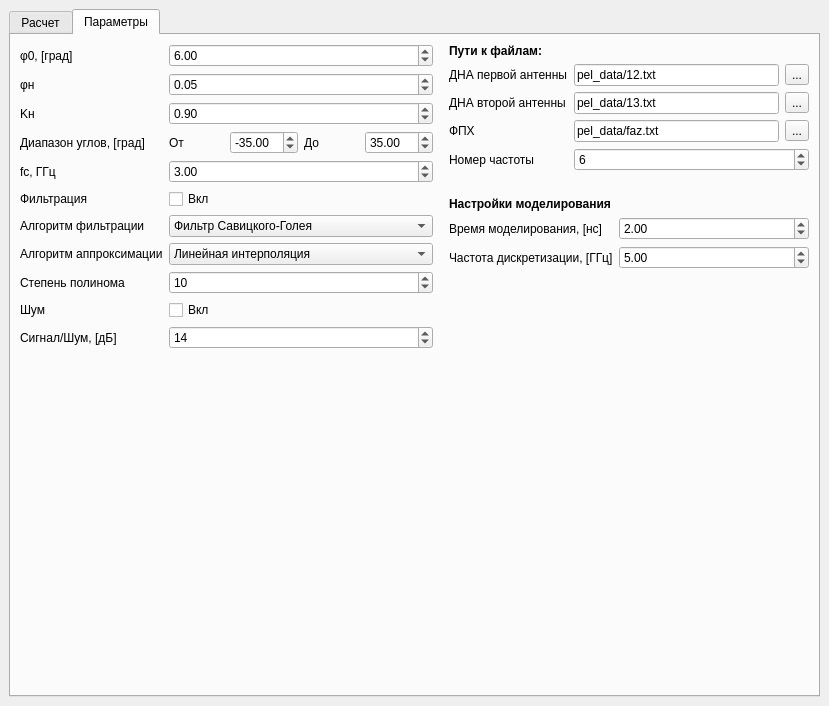
<?xml version="1.0" encoding="UTF-8"?>
<ui version="4.0">
 <class>MainWindow</class>
 <widget class="QMainWindow" name="MainWindow">
  <property name="geometry">
   <rect>
    <x>0</x>
    <y>0</y>
    <width>829</width>
    <height>706</height>
   </rect>
  </property>
  <property name="windowTitle">
   <string>Пеленгатор</string>
  </property>
  <widget class="QWidget" name="centralwidget">
   <layout class="QVBoxLayout" name="verticalLayout_2">
    <item>
     <widget class="QTabWidget" name="main_tabWidget">
      <property name="currentIndex">
       <number>1</number>
      </property>
      <widget class="QWidget" name="main_tab">
       <attribute name="title">
        <string>Расчет</string>
       </attribute>
       <layout class="QVBoxLayout" name="verticalLayout_3">
        <item>
         <layout class="QVBoxLayout" name="verticalLayout">
          <item>
           <layout class="QHBoxLayout" name="horizontalLayout">
            <item>
             <layout class="QVBoxLayout" name="verticalLayout_4">
              <property name="leftMargin">
               <number>0</number>
              </property>
              <item>
               <widget class="QLabel" name="phi_pel_label">
                <property name="text">
                 <string>Заданный угол, [град]:</string>
                </property>
               </widget>
              </item>
              <item>
               <widget class="QDoubleSpinBox" name="phi_pel_spinBox"/>
              </item>
             </layout>
            </item>
            <item>
             <layout class="QGridLayout" name="gridLayout">
              <property name="leftMargin">
               <number>10</number>
              </property>
              <item row="0" column="1">
               <widget class="QLabel" name="res_label">
                <property name="sizePolicy">
                 <sizepolicy hsizetype="Fixed" vsizetype="Preferred">
                  <horstretch>0</horstretch>
                  <verstretch>0</verstretch>
                 </sizepolicy>
                </property>
                <property name="minimumSize">
                 <size>
                  <width>100</width>
                  <height>0</height>
                 </size>
                </property>
                <property name="text">
                 <string/>
                </property>
                <property name="scaledContents">
                 <bool>false</bool>
                </property>
               </widget>
              </item>
              <item row="0" column="0">
               <widget class="QLabel" name="label1">
                <property name="sizePolicy">
                 <sizepolicy hsizetype="Preferred" vsizetype="Preferred">
                  <horstretch>0</horstretch>
                  <verstretch>0</verstretch>
                 </sizepolicy>
                </property>
                <property name="minimumSize">
                 <size>
                  <width>0</width>
                  <height>0</height>
                 </size>
                </property>
                <property name="text">
                 <string>Вычисленный угол: </string>
                </property>
               </widget>
              </item>
              <item row="1" column="0">
               <widget class="QLabel" name="label_3">
                <property name="text">
                 <string>Погрешность:</string>
                </property>
               </widget>
              </item>
              <item row="1" column="1">
               <widget class="QLabel" name="accuracy_label">
                <property name="sizePolicy">
                 <sizepolicy hsizetype="Fixed" vsizetype="Preferred">
                  <horstretch>0</horstretch>
                  <verstretch>0</verstretch>
                 </sizepolicy>
                </property>
                <property name="minimumSize">
                 <size>
                  <width>100</width>
                  <height>0</height>
                 </size>
                </property>
                <property name="text">
                 <string/>
                </property>
                <property name="scaledContents">
                 <bool>false</bool>
                </property>
               </widget>
              </item>
              <item row="1" column="2">
               <widget class="QLabel" name="label_2">
                <property name="text">
                 <string>Среднее отклонение:</string>
                </property>
               </widget>
              </item>
              <item row="0" column="2">
               <widget class="QLabel" name="label">
                <property name="text">
                 <string>Среднее время:</string>
                </property>
               </widget>
              </item>
              <item row="0" column="3">
               <widget class="QLabel" name="avg_time_label">
                <property name="sizePolicy">
                 <sizepolicy hsizetype="MinimumExpanding" vsizetype="Preferred">
                  <horstretch>0</horstretch>
                  <verstretch>0</verstretch>
                 </sizepolicy>
                </property>
                <property name="text">
                 <string/>
                </property>
               </widget>
              </item>
              <item row="1" column="3">
               <widget class="QLabel" name="avg_div_label">
                <property name="sizePolicy">
                 <sizepolicy hsizetype="MinimumExpanding" vsizetype="Preferred">
                  <horstretch>0</horstretch>
                  <verstretch>0</verstretch>
                 </sizepolicy>
                </property>
                <property name="text">
                 <string/>
                </property>
               </widget>
              </item>
             </layout>
            </item>
            <item>
             <widget class="QPushButton" name="submit_button">
              <property name="text">
               <string>Расчет</string>
              </property>
             </widget>
            </item>
           </layout>
          </item>
          <item>
           <widget class="QTabWidget" name="tabWidget">
            <property name="currentIndex">
             <number>4</number>
            </property>
            <widget class="QWidget" name="adfr_tab">
             <attribute name="title">
              <string>АПХ</string>
             </attribute>
             <layout class="QVBoxLayout" name="verticalLayout_12"/>
            </widget>
            <widget class="QWidget" name="e_tab">
             <attribute name="title">
              <string>E</string>
             </attribute>
             <layout class="QVBoxLayout" name="verticalLayout_11"/>
            </widget>
            <widget class="QWidget" name="amp_tab">
             <attribute name="title">
              <string>Амплитудный метод</string>
             </attribute>
             <layout class="QVBoxLayout" name="verticalLayout_10"/>
            </widget>
            <widget class="QWidget" name="phase_tab">
             <attribute name="title">
              <string>Фазовый метод</string>
             </attribute>
             <layout class="QVBoxLayout" name="verticalLayout_9"/>
            </widget>
            <widget class="QWidget" name="ampphase_tab">
             <attribute name="title">
              <string>Амплитудно-фазовый метод</string>
             </attribute>
             <layout class="QVBoxLayout" name="verticalLayout_8"/>
            </widget>
           </widget>
          </item>
         </layout>
        </item>
       </layout>
      </widget>
      <widget class="QWidget" name="settings_tab">
       <attribute name="title">
        <string>Параметры</string>
       </attribute>
       <layout class="QVBoxLayout" name="verticalLayout_6">
        <item>
         <layout class="QHBoxLayout" name="horizontalLayout_9">
          <item>
           <layout class="QFormLayout" name="formLayout">
            <item row="0" column="0">
             <widget class="QLabel" name="phi_0_label">
              <property name="text">
               <string>φ0, [град]</string>
              </property>
             </widget>
            </item>
            <item row="0" column="1">
             <widget class="QDoubleSpinBox" name="phi_0_spinBox">
              <property name="minimum">
               <double>-180.000000000000000</double>
              </property>
              <property name="maximum">
               <double>180.000000000000000</double>
              </property>
              <property name="singleStep">
               <double>0.100000000000000</double>
              </property>
              <property name="value">
               <double>6.000000000000000</double>
              </property>
             </widget>
            </item>
            <item row="1" column="0">
             <widget class="QLabel" name="phi_n_label">
              <property name="text">
               <string>φн</string>
              </property>
             </widget>
            </item>
            <item row="1" column="1">
             <widget class="QDoubleSpinBox" name="phi_n_spinBox">
              <property name="maximum">
               <double>180.000000000000000</double>
              </property>
              <property name="singleStep">
               <double>0.100000000000000</double>
              </property>
              <property name="value">
               <double>0.050000000000000</double>
              </property>
             </widget>
            </item>
            <item row="2" column="0">
             <widget class="QLabel" name="k_n_label">
              <property name="text">
               <string>Kн</string>
              </property>
             </widget>
            </item>
            <item row="2" column="1">
             <widget class="QDoubleSpinBox" name="k_n_spinBox">
              <property name="minimum">
               <double>0.800000000000000</double>
              </property>
              <property name="maximum">
               <double>1.000000000000000</double>
              </property>
              <property name="singleStep">
               <double>0.100000000000000</double>
              </property>
              <property name="value">
               <double>0.900000000000000</double>
              </property>
             </widget>
            </item>
            <item row="3" column="0">
             <widget class="QLabel" name="angle_range_label">
              <property name="text">
               <string>Диапазон углов, [град]</string>
              </property>
             </widget>
            </item>
            <item row="3" column="1">
             <layout class="QHBoxLayout" name="horizontalLayout_3">
              <item>
               <widget class="QLabel" name="from_label">
                <property name="text">
                 <string>От</string>
                </property>
               </widget>
              </item>
              <item>
               <widget class="QDoubleSpinBox" name="phi_min_spinBox">
                <property name="minimum">
                 <double>-180.000000000000000</double>
                </property>
                <property name="maximum">
                 <double>180.000000000000000</double>
                </property>
                <property name="value">
                 <double>-35.000000000000000</double>
                </property>
               </widget>
              </item>
              <item>
               <widget class="QLabel" name="to_label">
                <property name="text">
                 <string>До</string>
                </property>
               </widget>
              </item>
              <item>
               <widget class="QDoubleSpinBox" name="phi_max_spinBox">
                <property name="minimum">
                 <double>-180.000000000000000</double>
                </property>
                <property name="maximum">
                 <double>180.000000000000000</double>
                </property>
                <property name="value">
                 <double>35.000000000000000</double>
                </property>
               </widget>
              </item>
             </layout>
            </item>
            <item row="4" column="0">
             <widget class="QLabel" name="f_c_label">
              <property name="text">
               <string>fc, ГГц</string>
              </property>
             </widget>
            </item>
            <item row="4" column="1">
             <widget class="QDoubleSpinBox" name="f_c_spinBox">
              <property name="maximum">
               <double>1000.000000000000000</double>
              </property>
              <property name="singleStep">
               <double>0.100000000000000</double>
              </property>
              <property name="value">
               <double>3.000000000000000</double>
              </property>
             </widget>
            </item>
            <item row="5" column="0">
             <widget class="QLabel" name="filter_label">
              <property name="text">
               <string>Фильтрация</string>
              </property>
             </widget>
            </item>
            <item row="5" column="1">
             <widget class="QCheckBox" name="filter_checkBox">
              <property name="text">
               <string>Вкл</string>
              </property>
             </widget>
            </item>
            <item row="6" column="0">
             <widget class="QLabel" name="filter_algo_label">
              <property name="text">
               <string>Алгоритм фильтрации</string>
              </property>
             </widget>
            </item>
            <item row="6" column="1">
             <widget class="QComboBox" name="filter_algo_comboBox">
              <item>
               <property name="text">
                <string>Фильтр Савицкого-Голея</string>
               </property>
              </item>
              <item>
               <property name="text">
                <string>Фильтр Баттеруорта</string>
               </property>
              </item>
             </widget>
            </item>
            <item row="7" column="0">
             <widget class="QLabel" name="approx_mode_label">
              <property name="text">
               <string>Алгоритм аппроксимации</string>
              </property>
             </widget>
            </item>
            <item row="7" column="1">
             <widget class="QComboBox" name="approx_mode_combo_box">
              <property name="minimumSize">
               <size>
                <width>200</width>
                <height>0</height>
               </size>
              </property>
              <item>
               <property name="text">
                <string>Линейная интерполяция</string>
               </property>
              </item>
              <item>
               <property name="text">
                <string>Интерполяция кубическим сплайном</string>
               </property>
              </item>
              <item>
               <property name="text">
                <string>Аппроксимация прямой</string>
               </property>
              </item>
              <item>
               <property name="text">
                <string>Аппроксимация полиномом n-порядка</string>
               </property>
              </item>
              <item>
               <property name="text">
                <string>Аппроксимация полиномом Чебышева</string>
               </property>
              </item>
              <item>
               <property name="text">
                <string>Аппроксимация полиномом Лежандра</string>
               </property>
              </item>
              <item>
               <property name="text">
                <string>Аппроксимация полиномом Лагера</string>
               </property>
              </item>
              <item>
               <property name="text">
                <string>Аппроксимация полиномом Эрмита</string>
               </property>
              </item>
              <item>
               <property name="text">
                <string>Аппроксимация полиномом Бернштейна</string>
               </property>
              </item>
             </widget>
            </item>
            <item row="8" column="0">
             <widget class="QLabel" name="poly_degree_label">
              <property name="text">
               <string>Степень полинома</string>
              </property>
             </widget>
            </item>
            <item row="8" column="1">
             <widget class="QSpinBox" name="poly_degree_spinBox">
              <property name="maximum">
               <number>50</number>
              </property>
              <property name="value">
               <number>10</number>
              </property>
             </widget>
            </item>
            <item row="9" column="0">
             <widget class="QLabel" name="noise_label">
              <property name="text">
               <string>Шум</string>
              </property>
             </widget>
            </item>
            <item row="9" column="1">
             <widget class="QCheckBox" name="noise_checkBox">
              <property name="text">
               <string>Вкл</string>
              </property>
             </widget>
            </item>
            <item row="10" column="0">
             <widget class="QLabel" name="q_label">
              <property name="text">
               <string>Сигнал/Шум, [дБ]</string>
              </property>
             </widget>
            </item>
            <item row="10" column="1">
             <widget class="QSpinBox" name="q_spinBox">
              <property name="value">
               <number>14</number>
              </property>
             </widget>
            </item>
           </layout>
          </item>
          <item>
           <layout class="QVBoxLayout" name="verticalLayout_5">
            <property name="leftMargin">
             <number>10</number>
            </property>
            <item>
             <widget class="QLabel" name="paths_label">
              <property name="font">
               <font>
                <weight>75</weight>
                <bold>true</bold>
               </font>
              </property>
              <property name="text">
               <string>Пути к файлам:</string>
              </property>
             </widget>
            </item>
            <item>
             <layout class="QFormLayout" name="formLayout_2">
              <property name="bottomMargin">
               <number>20</number>
              </property>
              <item row="0" column="0">
               <widget class="QLabel" name="sll1_label">
                <property name="text">
                 <string>ДНА первой антенны</string>
                </property>
               </widget>
              </item>
              <item row="0" column="1">
               <layout class="QHBoxLayout" name="horizontalLayout_4">
                <item>
                 <widget class="QLineEdit" name="sll1_lineEdit">
                  <property name="text">
                   <string>pel_data/12.txt</string>
                  </property>
                 </widget>
                </item>
                <item>
                 <widget class="QToolButton" name="sll1_button">
                  <property name="text">
                   <string>...</string>
                  </property>
                 </widget>
                </item>
               </layout>
              </item>
              <item row="1" column="0">
               <widget class="QLabel" name="sll2_label">
                <property name="text">
                 <string>ДНА второй антенны</string>
                </property>
               </widget>
              </item>
              <item row="1" column="1">
               <layout class="QHBoxLayout" name="horizontalLayout_5">
                <item>
                 <widget class="QLineEdit" name="sll2_lineEdit">
                  <property name="text">
                   <string>pel_data/13.txt</string>
                  </property>
                 </widget>
                </item>
                <item>
                 <widget class="QToolButton" name="sll2_button">
                  <property name="text">
                   <string>...</string>
                  </property>
                 </widget>
                </item>
               </layout>
              </item>
              <item row="2" column="0">
               <widget class="QLabel" name="faz_label">
                <property name="text">
                 <string>ФПХ</string>
                </property>
               </widget>
              </item>
              <item row="2" column="1">
               <layout class="QHBoxLayout" name="horizontalLayout_6">
                <item>
                 <widget class="QLineEdit" name="faz_lineEdit">
                  <property name="text">
                   <string>pel_data/faz.txt</string>
                  </property>
                 </widget>
                </item>
                <item>
                 <widget class="QToolButton" name="faz_button">
                  <property name="text">
                   <string>...</string>
                  </property>
                 </widget>
                </item>
               </layout>
              </item>
              <item row="3" column="0">
               <widget class="QLabel" name="freq_num_label">
                <property name="text">
                 <string>Номер частоты</string>
                </property>
               </widget>
              </item>
              <item row="3" column="1">
               <widget class="QSpinBox" name="freq_num_spinBox">
                <property name="maximum">
                 <number>17</number>
                </property>
                <property name="value">
                 <number>6</number>
                </property>
               </widget>
              </item>
             </layout>
            </item>
            <item>
             <widget class="QLabel" name="t_arr_label">
              <property name="font">
               <font>
                <weight>75</weight>
                <italic>false</italic>
                <bold>true</bold>
                <underline>false</underline>
                <strikeout>false</strikeout>
                <kerning>true</kerning>
               </font>
              </property>
              <property name="text">
               <string>Настройки моделирования</string>
              </property>
             </widget>
            </item>
            <item>
             <layout class="QFormLayout" name="formLayout_3">
              <item row="0" column="0">
               <widget class="QLabel" name="t_label">
                <property name="text">
                 <string>Время моделирования, [нс]</string>
                </property>
               </widget>
              </item>
              <item row="0" column="1">
               <widget class="QDoubleSpinBox" name="t_spinBox">
                <property name="value">
                 <double>2.000000000000000</double>
                </property>
               </widget>
              </item>
              <item row="1" column="0">
               <widget class="QLabel" name="f_discr_label">
                <property name="text">
                 <string>Частота дискретизации, [ГГц]</string>
                </property>
               </widget>
              </item>
              <item row="1" column="1">
               <widget class="QDoubleSpinBox" name="f_discr_spinBox">
                <property name="maximum">
                 <double>10000000000000000000.000000000000000</double>
                </property>
                <property name="value">
                 <double>5.000000000000000</double>
                </property>
               </widget>
              </item>
             </layout>
            </item>
            <item>
             <spacer name="verticalSpacer">
              <property name="orientation">
               <enum>Qt::Vertical</enum>
              </property>
              <property name="sizeHint" stdset="0">
               <size>
                <width>20</width>
                <height>40</height>
               </size>
              </property>
             </spacer>
            </item>
           </layout>
          </item>
         </layout>
        </item>
       </layout>
      </widget>
     </widget>
    </item>
   </layout>
  </widget>
 </widget>
 <resources/>
 <connections/>
</ui>
